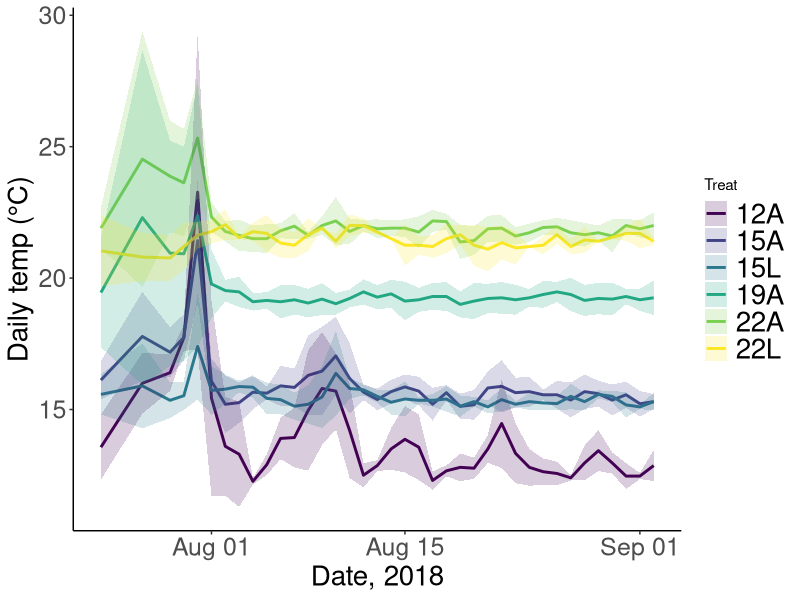
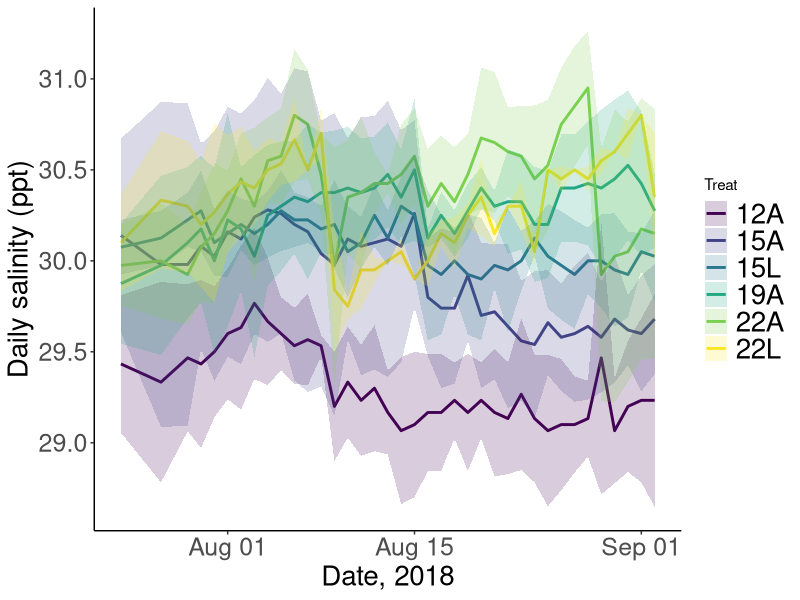
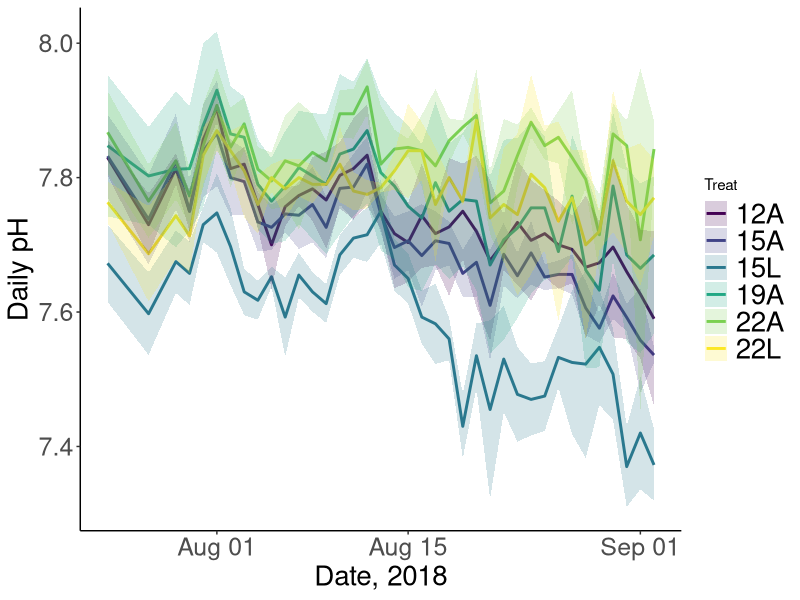
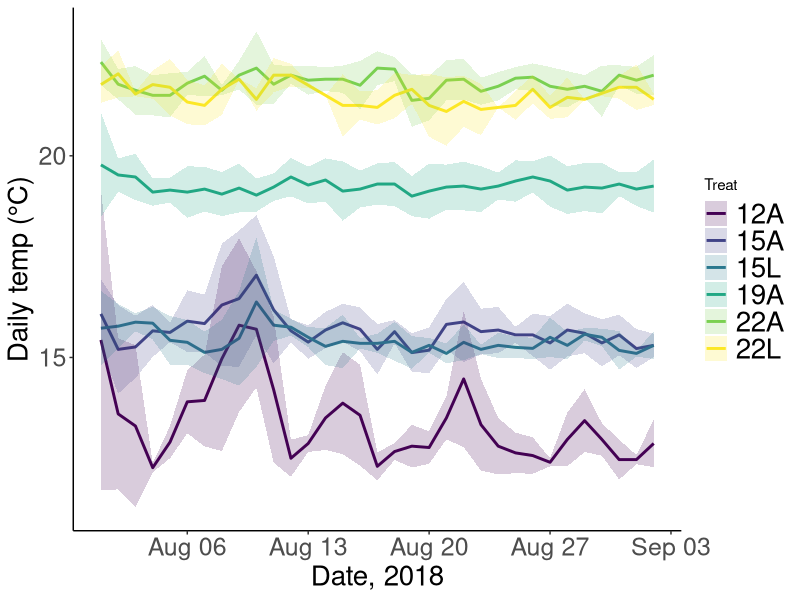
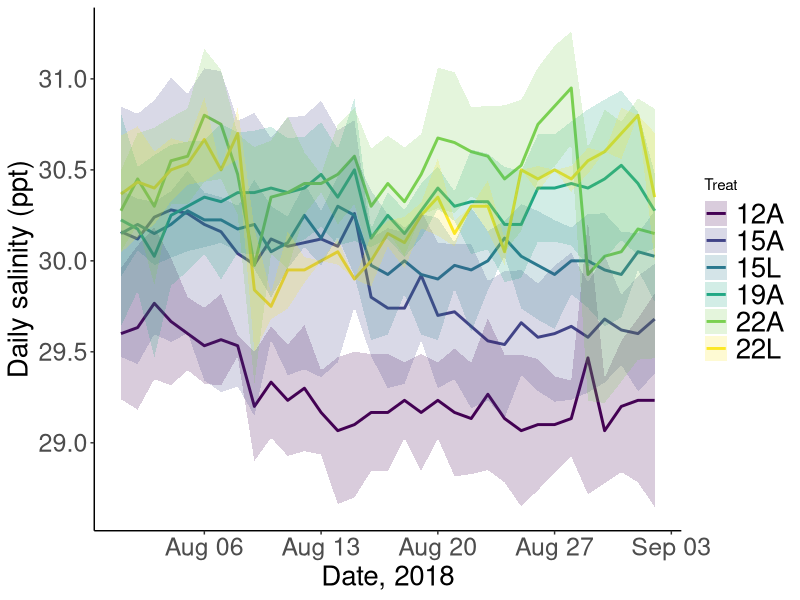
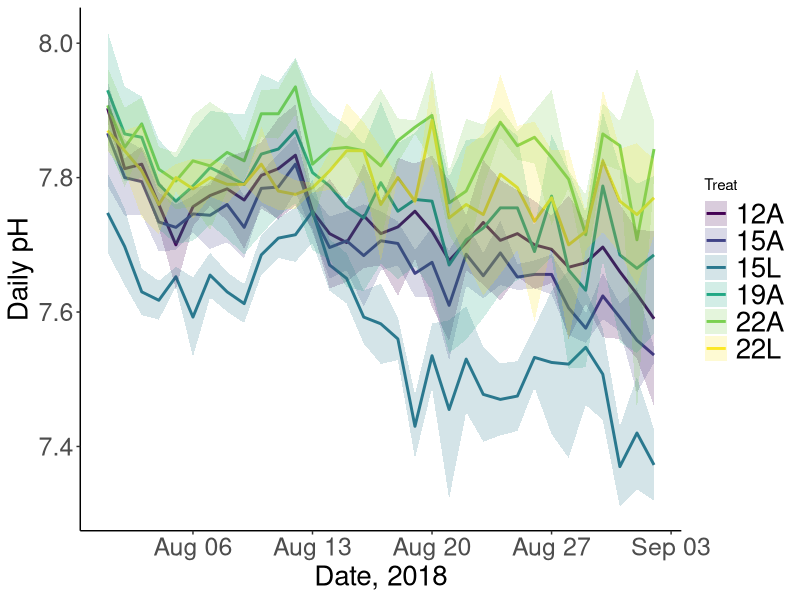

Write R code to recreate these figures, in order.
#YSI script for mesocosm experiment to visualize the temp, salinity, pH data


#Load packages----
pkgs <- c("tidyverse", "viridis", "lubridate")
lapply(pkgs, library, character.only = TRUE)
rm(pkgs)

#Load & clean csv from data/YSI_meso folder----
ysi <- read.csv("data/meso_YSI_DIC/Water parameters_final_combined_Dec 12.csv")

#Clean database: remove unncessary columns & rows (any rows w/ NAs), select for July 18-Sept 2
#reassign Tank 16 as 15A

ysi <- ysi %>% 
  mutate(year = "2018",
         Date = paste(year, Date, sep = "-"),
         Treat = ifelse(Tank == 16, "15A", Treat),
         Treat = as.factor(Treat)) %>% 
  filter(Date > "2018-07-23" & Date <= "2018-09-02") %>% 
  select(Tank, Treat, Date, Temperature, pH, Salinity)

#Now create new dataframe with the summarized temps/treatment----
#Remove the tanks that jumped at the start of the experiment
ysi_sum <- ysi %>% 
  group_by(Treat, Date) %>% 
  summarize(avgtemp = mean(Temperature), sdtemp = sd(Temperature),
            avgsal = mean(Salinity), sdsal = sd(Salinity),
            avgpH = mean(pH, na.rm = TRUE), sdpH = sd(pH, na.rm = TRUE)) %>% 
  mutate(Date = ymd(Date)) %>% 
  ungroup()

#Now visualize data across treatments----
#Set theme aesthetics for font sizes
my_theme <- theme(axis.title.x = element_text(size = 20), axis.text.x = element_text(size = 18),
                  axis.title.y = element_text(size = 20), axis.text.y = element_text(size = 18),
                  legend.text = element_text(size = 20))

temp_meso_ysi <- ggplot(ysi_sum, aes(Date, avgtemp, group = Treat)) + 
  geom_line (aes(colour = Treat), size = 1) +
  geom_ribbon(aes(ymin = avgtemp-sdtemp, ymax = avgtemp+sdtemp, fill = Treat), alpha = 0.2) +
  scale_color_viridis(discrete = TRUE, option = "D") +
  scale_fill_viridis(discrete = TRUE) +
  theme_bw() + labs(x = "Date, 2018", y = "Daily temp (°C)") +
  theme(panel.border = element_blank(), panel.grid.major = element_blank(),
        panel.grid.minor = element_blank(), axis.line = element_line(colour = "black")) +
  my_theme

sal_meso_ysi <- ggplot(ysi_sum, aes(Date, avgsal, group = Treat)) + 
  geom_line (aes(colour = Treat), size = 1) +
  geom_ribbon(aes(ymin = avgsal-sdsal, ymax = avgsal+sdsal, fill = Treat), alpha = 0.2) +
  scale_color_viridis(discrete = TRUE, option = "D") +
  scale_fill_viridis(discrete = TRUE) +
  theme_bw() + labs(x = "Date, 2018", y = "Daily salinity (ppt)") +
  theme(panel.border = element_blank(), panel.grid.major = element_blank(),
        panel.grid.minor = element_blank(), axis.line = element_line(colour = "black")) +
  my_theme

pH_meso_ysi <- ggplot(ysi_sum, aes(Date, avgpH, group = Treat)) + 
  geom_line (aes(colour = Treat), size = 1) +
  scale_color_viridis(discrete = TRUE, option = "D") +
  scale_fill_viridis(discrete = TRUE) +
  geom_ribbon(aes(ymin = avgpH-sdpH, ymax = avgpH+sdpH, fill = Treat), alpha = 0.2) +
  theme_bw() + labs(x = "Date, 2018", y = "Daily pH") +
  theme(panel.border = element_blank(), panel.grid.major = element_blank(),
        panel.grid.minor = element_blank(), axis.line = element_line(colour = "black")) +
  my_theme

ggsave(temp_meso_ysi, file = "plots/YSI_DIC/temp_meso_ysi.pdf", height = 5, width = 9, dpi = 300)
ggsave(sal_meso_ysi, file = "plots/YSI_DIC/sal_meso_ysi.pdf", height = 5, width = 9, dpi = 300)
ggsave(pH_meso_ysi, file = "plots/YSI_DIC/pH_meso_ysi.pdf", height = 5, width = 9, dpi = 300)


#Now create a second set of plots for just the Aug 1 - Sept 2----
ysi_sum_subset <- ysi_sum %>% 
  filter(Date >= "2018-08-01")

temp_meso_ysi_subset <- ggplot(ysi_sum_subset, aes(Date, avgtemp, group = Treat)) + 
  geom_line (aes(colour = Treat), size = 1) +
  geom_ribbon(aes(ymin = avgtemp-sdtemp, ymax = avgtemp+sdtemp, fill = Treat), alpha = 0.2) +
  scale_color_viridis(discrete = TRUE, option = "D") +
  scale_fill_viridis(discrete = TRUE) +
  theme_bw() + labs(x = "Date, 2018", y = "Daily temp (°C)") +
  theme(panel.border = element_blank(), panel.grid.major = element_blank(),
        panel.grid.minor = element_blank(), axis.line = element_line(colour = "black")) +
  my_theme

sal_meso_ysi_subset <- ggplot(ysi_sum_subset, aes(Date, avgsal, group = Treat)) + 
  geom_line (aes(colour = Treat), size = 1) +
  geom_ribbon(aes(ymin = avgsal-sdsal, ymax = avgsal+sdsal, fill = Treat), alpha = 0.2) +
  scale_color_viridis(discrete = TRUE, option = "D") +
  scale_fill_viridis(discrete = TRUE) +
  theme_bw() + labs(x = "Date, 2018", y = "Daily salinity (ppt)") +
  theme(panel.border = element_blank(), panel.grid.major = element_blank(),
        panel.grid.minor = element_blank(), axis.line = element_line(colour = "black")) +
  my_theme

pH_meso_ysi_subset <- ggplot(ysi_sum_subset, aes(Date, avgpH, group = Treat)) + 
  geom_line (aes(colour = Treat), size = 1) +
  geom_ribbon(aes(ymin = avgpH-sdpH, ymax = avgpH+sdpH, fill = Treat), alpha = 0.2) +
  scale_color_viridis(discrete = TRUE, option = "D") +
  scale_fill_viridis(discrete = TRUE) +
  theme_bw() + labs(x = "Date, 2018", y = "Daily pH") +
  theme(panel.border = element_blank(), panel.grid.major = element_blank(),
        panel.grid.minor = element_blank(), axis.line = element_line(colour = "black")) +
  my_theme

ggsave(temp_meso_ysi_subset, file = "plots/YSI_DIC/temp_meso_ysi_subset.pdf", height = 5, width = 9, dpi = 300)
ggsave(sal_meso_ysi_subset, file = "plots/YSI_DIC/sal_meso_ysi_subset.pdf", height = 5, width = 9, dpi = 300)
ggsave(pH_meso_ysi_subset, file = "plots/YSI_DIC/pH_meso_ysi_subset.pdf", height = 5, width = 9, dpi = 300)


#Now calculate the average & sd per treatment for you to put into the table----
ysi_sum_table <- ysi_sum %>% 
  group_by(Treat) %>% 
  summarize(avgtemp = mean(avgtemp), sdtemp = sd(sdtemp),
            avgsal = mean(avgsal), sdsal = sd(sdsal),
            avgpH = mean(avgpH, na.rm = TRUE), sdpH = mean(sdpH, na.rm = TRUE)) %>% 
  ungroup()

ysi_sum_subset_table <- ysi_sum_subset %>% 
  group_by(Treat) %>% 
  summarize(avgtemp = mean(avgtemp), sdtemp = sd(sdtemp),
            avgsal = mean(avgsal), sdsal = sd(sdsal),
            avgpH = mean(avgpH, na.rm = TRUE), sdpH = mean(sdpH, na.rm = TRUE)) %>% 
  ungroup()


#Remove all unneeded variables----
rm(ysi, ysi_sum, ysi_sum_subset, ysi_sum_subset_table, ysi_sum_table, pH_meso_ysi,
   pH_meso_ysi_subset, sal_meso_ysi, sal_meso_ysi_subset, temp_meso_ysi, 
   temp_meso_ysi_subset, temp_YSI, my_theme)
